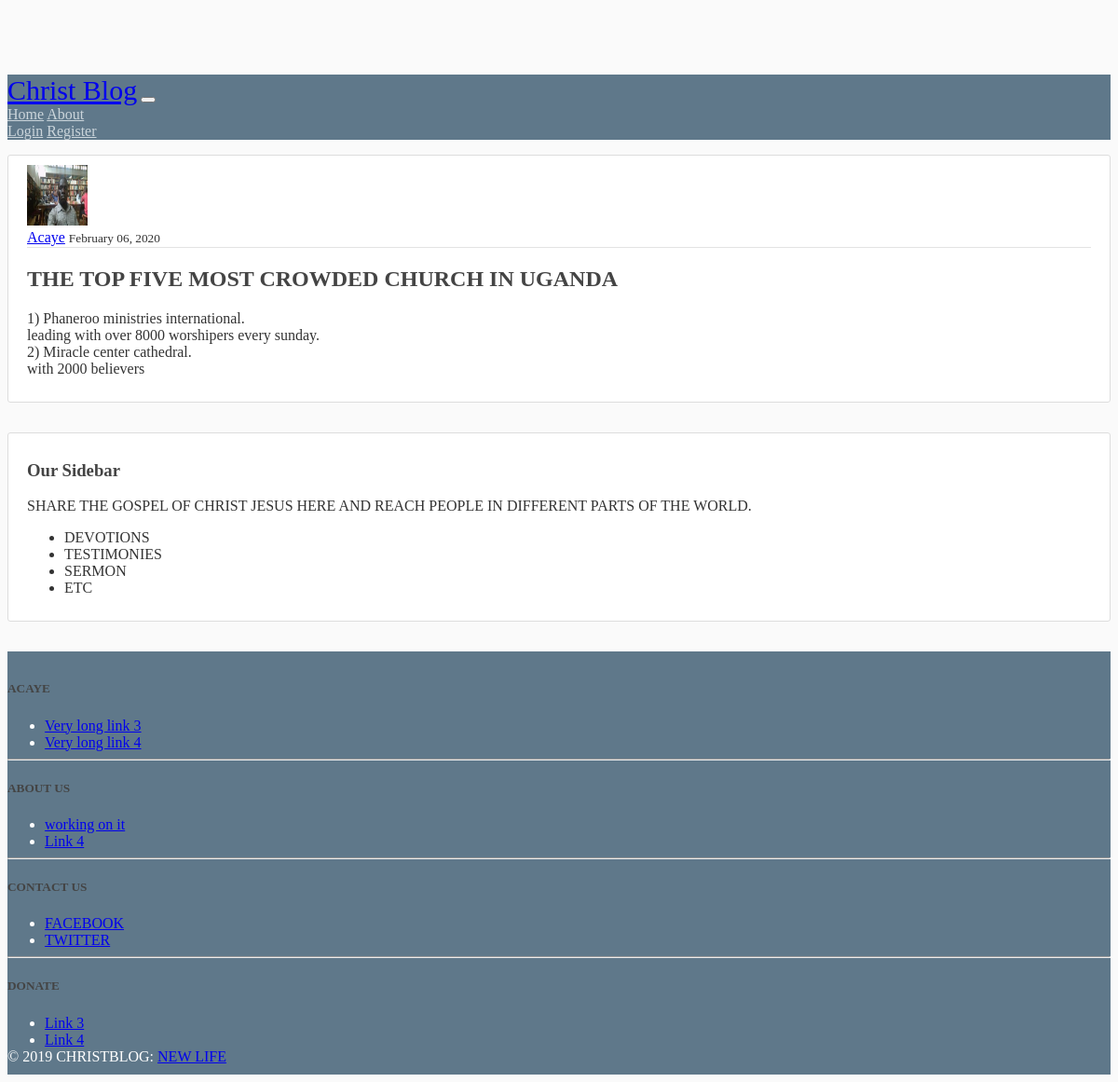
The app's page /post/14/ with its own data.
### blog/models.py (models this page shows, shortened)
class post(models.Model):
    Title = models.CharField(max_length=100)
    Contents = models.TextField()
    Date_posted = models.DateTimeField(default = timezone.now)
    Author = models.ForeignKey(User,on_delete=models.CASCADE)

### users/models.py (models this page shows, shortened)
class profile(models.Model):
	user = models.OneToOneField(User,on_delete = models.CASCADE)
	image = models.ImageField(default = 'default.png',upload_to='profile pics')

### blog/views.py (the view)
# urls.py: path('post/<int:pk>/', PostDetailView.as_view(), name ="post-detail"),
class PostDetailView(DetailView):
    model = post

### blog/templates/blog/post_detail.html (shortened to what this page needs)
{% extends "blog/base.html" %}
{% block content %}
    <article class="media content-section">
     <img class= "rounded-circle article-img" src="{{post.Author.profile.image.url}}">
       <div class="media-body">
         <div class="article-metadata">
           <a class="mr-2" href="#">{{ object.Author }}</a>
             <small class="text-muted">{{ object.Date_posted|date:"F d, Y" }}
             </small>
            </div>
           <h2 class="article-title">{{ object.Title }}</h2>
         <p class="article-content">{{ object.Contents }}</p>
        </div>
     </article>
{% endblock content %}

### blog/static/blog/main.css (style rules this page uses)
body { background: #fafafa; color: #333333; margin-top:5rem; }
h1, h2, h3, h4, h5, h6 { color: #444444; }
.content-section { background:#ffffff; padding: 10px 20px; border: 1px solid #dddddd; border-radius: 3px; margin-top:1rem; margin-bottom:2rem; }
.article-title { color: #444444; }
.article-content { white-space: pre-line; margin-top: 5px; }
.article-img { height: 65px; width: 65px; margin-right: 16px; }
.article-metadata { padding-bottom: 1px; margin-bottom: 4px; border-bottom: 1px solid #e3e3e3 }

### records on screen
post: Author.profile.image (picture), Author "Acaye", Date_posted "February 06, 2020", Title "THE TOP FIVE MOST CROWDED CHURCH IN UGANDA", Contents "1) Phaneroo ministries international. leading with over 8000 worshipers every sunday. 2) Miracle center cathedral. with 2000 believers"
